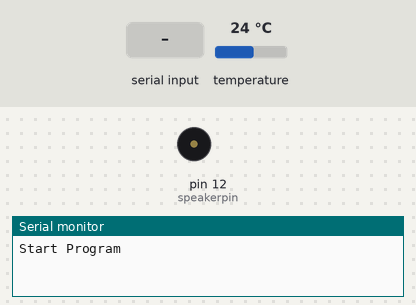
The sketch below on a simulated Arduino Uno, built with avr-gcc and run on an emulated ATmega328P. Parts: buzzer (waves = sounding), the last lines printed to the serial monitor. The test bench sets the inputs (shaded band); at power-on: temperature 24 °C.

Above: at 1.2 s.
1.3 s: "1" received over the second serial link
At 2.1 s:
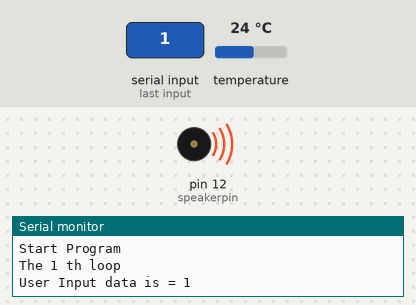
3.8 s: "2" received over the second serial link
6.0 s: "0" received over the second serial link
Timing chart, 0 to 9.0 s (numbered marks = the images above; inputs shaded):
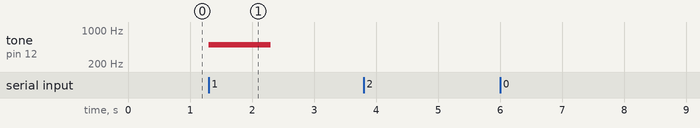

Measured:
- after the input at 1.3 s, tone on pin 12 (speakerpin): silent → 500 Hz at once, → silent 1.0 s later

The sketch:

final.ino
```cpp
#include <SoftwareSerial.h>
#include <OneWire.h>
#include <DallasTemperature.h>

#define ONE_WIRE_BUS 2

SoftwareSerial BTSerial(3, 4); //Connect HC-06. Use your (TX, RX) settings

OneWire oneWire(ONE_WIRE_BUS);
DallasTemperature sensors(&oneWire);

int speakerpin = 12;
int analogPin=0;
int val=0;

int i = 1;
int UserInput = 0;
char tempBuf[3];


void setup()
{
  Serial.begin(9600);
  Serial.println("Start Program");

  BTSerial.begin(9600);  // set the data rate for the BT port
  tempBuf[3] = '\0';
}

void loop()
{
// BT –> Data –> Serial
if (BTSerial.available()) {
  Serial.print("The ");
  Serial.print(i);
  Serial.println(" th loop");

  UserInput = BTSerial.read();

  Serial.print("User Input data is = ");
  Serial.write(UserInput);
  Serial.println();

  if(UserInput == 1+'0'){
   for(int k = 0;k<5;k++){
    tone(speakerpin,500,1000);
   }
  }
  else if(UserInput == 2+'0'){
    Serial.print("Requesting temperatures...");
    sensors.requestTemperatures(); // Send the command to get temperatures
    Serial.println("DONE");
    Serial.print("Temperature for the device 1 (index 0) is: ");

    int data = sensors.getTempCByIndex(0);
    Serial.println(data);

      if(data > 45){
      for(int k = 0;k<5;k++){
        tone(speakerpin,500,200);
        delay(500);
      }
    }

    tempBuf[0] = data/10+'0';
    tempBuf[1] = data%10+'0';
    BTSerial.write(tempBuf,3);
  }
  else if(UserInput==3+'0') {
    Serial.print("Requesting Height...");
    val=analogRead(analogPin);
    Serial.print("height :");
    Serial.println(val);

    if(val > 650){
      for(int k = 0;k<5;k++){
        tone(speakerpin,500,200);
        delay(500);
      }
      tempBuf[0] = '0';
      tempBuf[1] = '1';
    }
    else {
      tempBuf[0] = '1';
      tempBuf[1] = '0';
    }

    BTSerial.write(tempBuf,3);
  }

  UserInput = '0';
  i++;
  }
}
```
